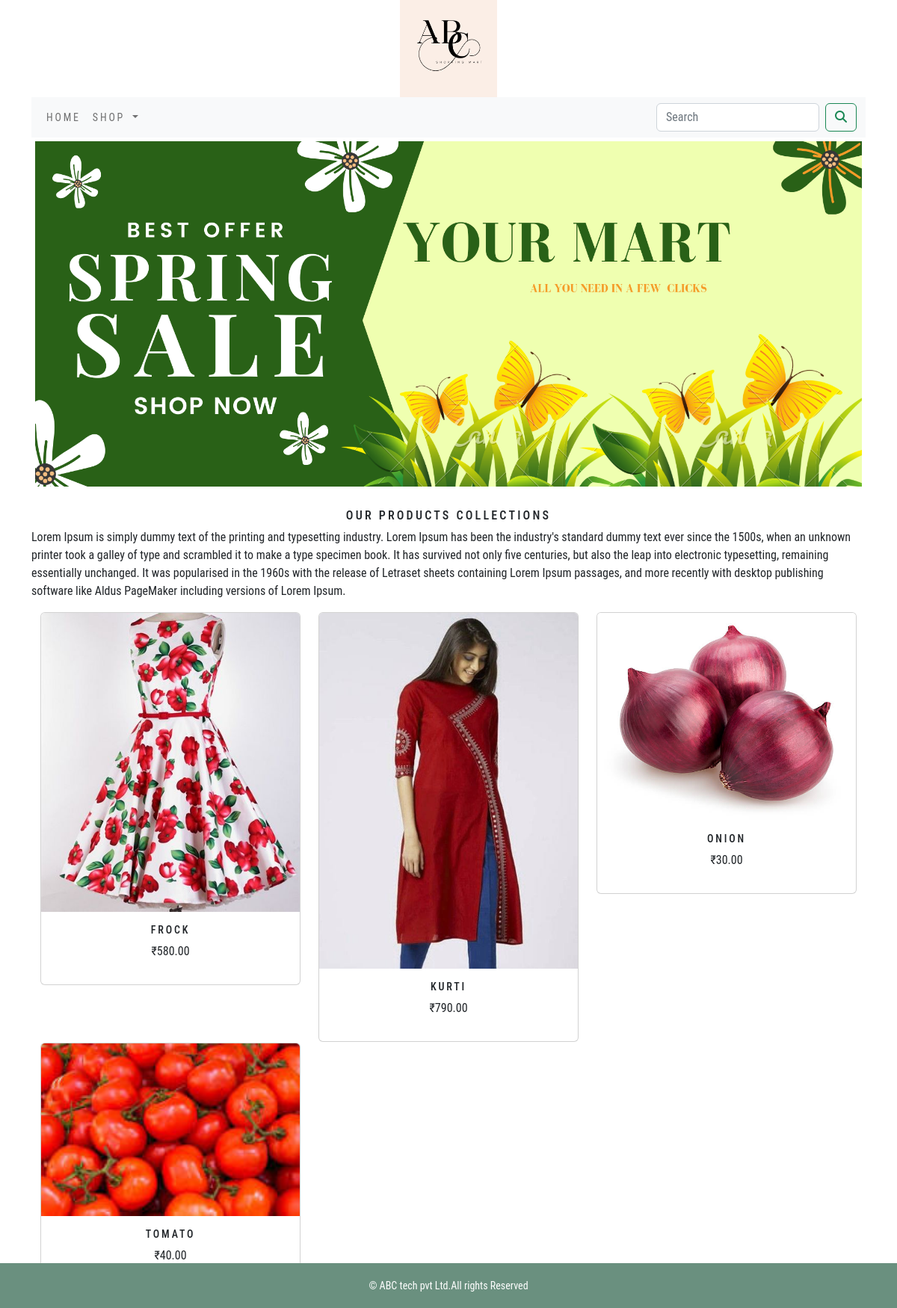
The app's page /shop/ with its own data.
### shop/models.py (models this page shows, shortened)
class Product(models.Model):
    name=models.CharField(max_length=250,unique=True)
    slug=models.SlugField(max_length=250,unique=True)
    description=models.TextField(blank=True)
    price=models.DecimalField(max_digits=10,decimal_places=2)
    category=models.ForeignKey(Category,on_delete=models.CASCADE)
    image = models.ImageField(upload_to='product', blank=True)
    stock=models.IntegerField()
    available=models.BooleanField(default=True)
    created=models.DateTimeField(auto_now_add=True)
    updated=models.DateTimeField(auto_now=True)
    class Meta:
        ordering=('name',)
        verbose_name='product'
        verbose_name_plural='products'
    def get_url(self):
        return reverse('shop:prodCatdetail',args=[self.category.slug,self.slug])

### shop/views.py (the view)
# urls.py: path('', views.allProdCat, name='allProdCat'),
def allProdCat(request,c_slug=None):
    c_page=None
    products_list=None
    if c_slug!=None:
        c_page=get_object_or_404(Category,slug=c_slug)
        products_list=Product.objects.all().filter(category=c_page, available=True)
    else:
        products_list=Product.objects.all().filter(available=True)
    paginator=Paginator(products_list,6)
    try:
        page=int(request.GET.get('page',1))
    except:
        page=1
    try:
        products=paginator.page(page)
    except (EmptyPage,InvalidPage):
        products=paginator.page(paginator.num_pages)
    return render(request,"category.html",{'category':c_page,'products':products})

### cart/context_processors.py (called while the page is built)
def counter(request):
    item_count=0
    if 'admin' in request.path:
        return {}
    else:
        try:
            cart=Cart.objects.filter(cart_id=cart_id(request))
            cart_items=CartItem.objects.all().filter(cart=cart[:1])
            for cart_item  in cart_items:
                item_count+=cart_item.quantity
        except Cart.DoesNotExist:
            item_count=0
    return dict(item_count=item_count)

### cart/views.py (called while the page is built)
def cart_id(request):
    cart = request.session.session_key
    if not cart:
        cart = request.session.create()
    return cart

### shop/context_processors.py (called while the page is built)
def menu_links(request):
    links=Category.objects.all()
    return dict(links=links)

### shop/models.py (called while the page is built)
    def get_url(self):
        return reverse('shop:products_by_category',args=[self.slug])

### templates/category.html (shortened to what this page needs)
{% extends 'base.html' %}
{% load  static %}
{% block content  %}
<div class="mx-auto">
    {% if category %}
  <img class="my_image" src="{{category.image.url}}" alt="{{category.name}}" style="width:100px;height:100px;">
</div>
<br>
<div>
    <h1 class="text-center my_title">{{category.name}}</h1>
    <P class="text-justify">{{category.description}}</P>
</div>
     {% else %}
        <div>
        <img class="my_image my_image_padding" src="{% static 'img/banner.png'  %}" alt="our products" width="1250" >
        </div><br>
<div>
     <h1 class="text-center my_title">Our Products Collections</h1>
    <P class="text-justify">Lorem Ipsum is simply dummy text of the printing and typesetting industry. Lorem Ipsum has been the industry's standard dummy text ever since the 1500s, when an unknown printer took a galley of type and scrambled it to make a type specimen book. It has survived not only five centuries, but also the leap into electronic typesetting, remaining essentially unchanged. It was popularised in the 1960s with the release of Letraset sheets containing Lorem Ipsum passages, and more recently with desktop publishing software like Aldus PageMaker including versions of Lorem Ipsum.</P>
</div>
    {% endif %}
<div class="container">
    <div class="row mx_auto" >
        {% for product in products.object_list %}
        <div class="my_bottom_margin col-9 col-sm-12 col-md-4 xol-lg-4">
            <div class="card text-center" style="min-width:18rem;">
            <a href="{{product.get_url}}"><img class="card-img-top my_image" src="{{product.image.url}}" alt="{{product.name}}"></a>
                <div class="card-body">
                    <h4>{{product.name}}</h4>
                    <p>₹{{product.price}}</p>
        </div>
    </div>
</div>
        {% endfor %}
    </div>
    <br>
</div>
</div>
{% endblock %}

### templates/base.html (shortened to what this page needs)
{% load static %}
<!DOCTYPE html>
<html lang="en">
<head>
    <link href="{% static 'css/bootstrap.min.css' %}" rel="stylesheet">
    <link rel="stylesheet" href="{% static 'css/custom.css' %}">
</head>
<body>
<div class="container">
{% include 'header.html' %}
{% include 'nav.html' %}
{% block content %}
{% endblock %}
</div>
{% include 'footer.html' %}
</body>
</html>

### templates/header.html
{% load static %}
<header>
<center>
  <a href="{% url 'shop:allProdCat' %}" ><img src="{% static 'img/logo.png' %}" alt="load image" width="130px" height="130px"></a>
  </center>
</header>

### templates/nav.html (shortened to what this page needs)
<nav class="navbar navbar-expand-lg bg-light">
  <div class="container-fluid">
    <div class="collapse navbar-collapse" id="navbarSupportedContent">
      <ul class="navbar-nav me-auto mb-2 mb-lg-0">
        <li class="nav-item">
          <a class="nav-link" href="{% url 'shop:allProdCat' %}">Home</a>
        </li>
        <li class="nav-item dropdown {% if 'shop' in request.path %} active  {% endif %}">
          <a class="nav-link dropdown-toggle" href="#" role="button" data-bs-toggle="dropdown" aria-expanded="false">
            Shop
          </a>
        </li>
      </ul>
      <form class="d-flex" action="{% url 'search_app:SearchResult' %}" method="GET">
        <input class="form-control me-2" type="search" placeholder="Search" name="q" aria-label="Search">
        <button class="btn btn-outline-success" type="submit"><i class="fa fa-search" ></i></button>
      </form>
    </div>
  </div>
</nav>

### templates/footer.html
<div class="footer navbar-fixed-bottom my_footer">
  <p class="text-center">&copy; ABC tech pvt Ltd.All rights Reserved</p>
</div>

### static/css/custom.css (style rules this page uses)
body { font-family: 'Roboto Condensed', sans-serif; }
.nav-item { letter-spacing : 0.2em; font-size :14px; text-transform :uppercase; }
.my_footer { background-color:#6A907F; height : 60px; position: fixed; left: 0; bottom: 0; width: 100%; color: white; text-align: center; }
.my_footer p { padding-top : 20px; font-size:14px; }
.my_image { width:100%; height:auto; }
.my_title { font-size:16px; text-transform:uppercase; letter-spacing:.2em; }
.my_image_padding { padding:5px; }
.my_bottom_margin { margin-bottom:1px; }
.card-body h4 { font-size:14px; text-transform:uppercase; letter-spacing:.2em }

### records on screen
Product: image (picture), name "FROCK", price "580.00"
Product: image (picture), name "KURTI", price "790.00"
Product: image (picture), name "ONION", price "30.00"
Product: image (picture), name "TOMATO", price "40.00"
